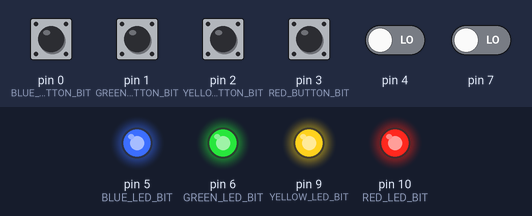
Bench run of a sketch on a simulated Arduino Uno, built with avr-gcc and run on an emulated ATmega328P. Shown: output pins drawn as LEDs (lit = HIGH). Dashed ring = blinking. The inputs (shaded band) are chosen by the test bench; at power-on: pin 0 (BLUE_BUTTON_BIT), pin 1 (GREEN_BUTTON_BIT), pin 2 (YELLOW_BUTTON_BIT), pin 3 (RED_BUTTON_BIT) HIGH, pin 4, pin 7 LOW.

Above: at 0.01 s.
At 1.4 s:
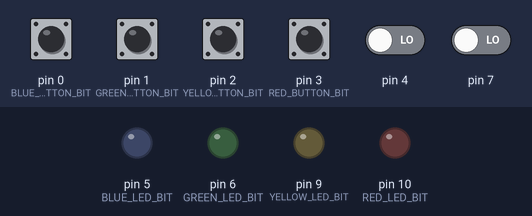
1.5 s: pin 0 (BLUE_BUTTON_BIT) pulled LOW for 0.15 s
At 1.9 s:
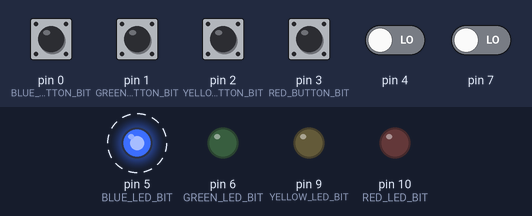
Timing chart, 0 to 12.5 s (numbered marks = the images above; inputs shaded):
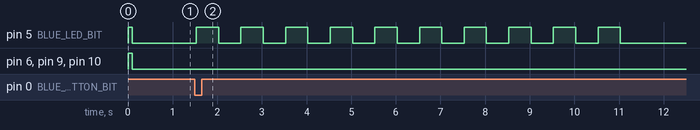

The sketch:

FourLEDsSequencingSRF.ino
```cpp
//output ports and bits
#define RED_LED_PORT PORTB
#define RED_LED_BIT 2
#define YELLOW_LED_PORT PORTB
#define YELLOW_LED_BIT 1
#define GREEN_LED_PORT PORTD
#define GREEN_LED_BIT 6
#define BLUE_LED_PORT PORTD
#define BLUE_LED_BIT 5

//input port, pin reg, bits
#define RED_BUTTON_REGPORT PORTD
#define RED_BUTTON_BIT 3
#define RED_BUTTON_PINREG PIND
#define YELLOW_BUTTON_REGPORT PORTD
#define YELLOW_BUTTON_BIT 2
#define YELLOW_BUTTON_PINREG PIND
#define GREEN_BUTTON_REGPORT PORTD
#define GREEN_BUTTON_BIT 1
#define GREEN_BUTTON_PINREG PIND
#define BLUE_BUTTON_REGPORT PORTD
#define BLUE_BUTTON_BIT 0
#define BLUE_BUTTON_PINREG PIND

#define PRESSED				0
#define UNPRESSED			1

uint8_t	 BlueState = HIGH;
uint8_t  lastBlueState = HIGH;
uint8_t	 GreenState = HIGH;
uint8_t  lastGreenState = HIGH;

int LEDindex = 0;
uint8_t savedLEDs[10] = {BLUE_LED_BIT,
                         BLUE_LED_BIT,
                         BLUE_LED_BIT,
                         BLUE_LED_BIT,
                         BLUE_LED_BIT,
                         BLUE_LED_BIT,
                         BLUE_LED_BIT,
                         BLUE_LED_BIT,
                         BLUE_LED_BIT,
                         BLUE_LED_BIT};


volatile uint32_t	MainEventFlags = 0;
#define Flag_BUTTON_RED		0x01
#define Flag_BUTTON_YELLOW	0x02
#define Flag_BUTTON_GREEN		0x04
#define Flag_BUTTON_BLUE	0x08


volatile uint8_t portdhistory = 0xFF;

void setup()
{
  //pinModes outputs
  DDRB = _BV(RED_LED_BIT) | _BV(YELLOW_LED_BIT);  //red yellow
  DDRD = _BV(GREEN_LED_BIT) | _BV(BLUE_LED_BIT); //green blue
 //all pins set as inputs if not outputs
 //enable pullup resistors
  RED_BUTTON_REGPORT |= _BV(RED_LED_BIT);
  YELLOW_BUTTON_REGPORT |= _BV(YELLOW_LED_BIT);
  GREEN_BUTTON_REGPORT |= _BV(GREEN_LED_BIT);
  BLUE_BUTTON_REGPORT |= _BV(BLUE_LED_BIT);


  //attachInterrupt(digitalPinToInterrupt(BUTTON_YELLOW), yellow_ButtonISR, FALLING);
  //attachInterrupt(digitalPinToInterrupt(BUTTON_RED), red_ButtonISR, FALLING);
  //EICRA = 0x0A; //Set INT) & INT1 to falling interrupts
  //EICRA = _BV(ISC11) | _BV(ISC01); //Set INT) & INT1 to falling interrupts
  //EIMSK = 0x03; //turrns on INT1 and INT0
  //EIMSK = _BV(INT0) | _BV(INT1);

  PCICR = _BV(PCIE2);   //enable pin change innerupt for port D
  //PCMSK2 = 0x0F;    //RD0-RD3 intterupts
  PCMSK2 = _BV(PCINT19) | _BV(PCINT18) | _BV(PCINT17) | _BV(PCINT16);
  sei();    //turn on interrupts globaly

  GREEN_LED_PORT |= _BV(GREEN_LED_BIT);
  RED_LED_PORT |= _BV(RED_LED_BIT);
  YELLOW_LED_PORT |= _BV(YELLOW_LED_BIT);
  BLUE_LED_PORT |= _BV(BLUE_LED_BIT);
  delay(100);
  GREEN_LED_PORT &= ~_BV(GREEN_LED_BIT);
  RED_LED_PORT &= ~_BV(RED_LED_BIT);
  YELLOW_LED_PORT &= ~_BV(YELLOW_LED_BIT);
  BLUE_LED_PORT &= ~_BV(BLUE_LED_BIT);
  delay(100);


}

void showFeedback(){
  if(bit_is_clear(RED_BUTTON_PINREG,RED_BUTTON_BIT)){
    RED_LED_PORT |= _BV(RED_LED_BIT);
  }else{
    RED_LED_PORT &= ~_BV(RED_LED_BIT);
  }
  if(bit_is_clear(YELLOW_BUTTON_PINREG,YELLOW_BUTTON_BIT)){
    YELLOW_LED_PORT |= _BV(YELLOW_LED_BIT);
  }else{
    YELLOW_LED_PORT &= ~_BV(YELLOW_LED_BIT);
  }
  if(bit_is_clear(GREEN_BUTTON_PINREG,GREEN_BUTTON_BIT)){
    GREEN_LED_PORT |= _BV(GREEN_LED_BIT);
  }else{
    GREEN_LED_PORT &= ~_BV(GREEN_LED_BIT);
  }
  if(bit_is_clear(BLUE_BUTTON_PINREG,BLUE_BUTTON_BIT)){
    BLUE_LED_PORT |= _BV(BLUE_LED_BIT);
  }else{
    BLUE_LED_PORT &= ~_BV(BLUE_LED_BIT);
  }
  delay(50);
}

void oldtemptestloop(){
//temp loop
  RED_LED_PORT |= _BV(RED_LED_BIT);
  YELLOW_LED_PORT |= _BV(YELLOW_LED_BIT);
  GREEN_LED_PORT |= _BV(GREEN_LED_BIT);
  BLUE_LED_PORT |= _BV(BLUE_LED_BIT);
  delay(1000);
  RED_LED_PORT &= ~_BV(RED_LED_BIT);
  YELLOW_LED_PORT &= ~_BV(YELLOW_LED_BIT);
  GREEN_LED_PORT &= ~_BV(GREEN_LED_BIT);
  BLUE_LED_PORT &= ~_BV(BLUE_LED_BIT);
  delay(1000);
}

void loop()
{

  //showFeedback();


  if(MainEventFlags & Flag_BUTTON_RED){
  	delay(30);
    MainEventFlags &= ~Flag_BUTTON_RED;
    if(bit_is_clear(RED_BUTTON_PINREG,RED_BUTTON_BIT)){
      //Do the action
      addLED(RED_LED_BIT);
  	}
  }


  if(MainEventFlags & Flag_BUTTON_YELLOW){
  	delay(30);
    MainEventFlags &= ~Flag_BUTTON_YELLOW;
    if(bit_is_clear(YELLOW_BUTTON_PINREG, YELLOW_BUTTON_BIT)){
      //Do the action
      addLED(YELLOW_LED_BIT);
  	}
  }
  if(MainEventFlags & Flag_BUTTON_GREEN){
  	delay(30);
    MainEventFlags &= ~Flag_BUTTON_GREEN;
    if(bit_is_clear(GREEN_BUTTON_PINREG, GREEN_BUTTON_BIT)){
      //Do the action
      addLED(GREEN_LED_BIT);
  	}
  }

  if(MainEventFlags & Flag_BUTTON_BLUE){
  	delay(30);
    MainEventFlags &= ~Flag_BUTTON_BLUE;
    if(bit_is_clear(BLUE_BUTTON_PINREG, BLUE_BUTTON_BIT)){
      //Do the action
      runLEDs(); //old code previously here being moved to a function
      //addLED(YELLOW_LED);
  	}
  }


}

void runLEDs(){
  for (int i = 0; i < sizeof(savedLEDs); i++){
    uint8_t activeLED = savedLEDs[i];
    if(activeLED == RED_LED_BIT || activeLED == YELLOW_LED_BIT){
      RED_LED_PORT |= _BV(activeLED);
    }else{
      GREEN_LED_PORT |= _BV(activeLED);
    }
    delay(500);
    if(activeLED == RED_LED_BIT || activeLED == YELLOW_LED_BIT){
      RED_LED_PORT &= ~_BV(activeLED);
    }else{
      GREEN_LED_PORT &= ~_BV(activeLED);
    }
    delay(500);
    savedLEDs[i] = BLUE_LED_BIT;
  }
  LEDindex = 0;
}

void addLED(uint8_t LEDtoAdd){
  if(LEDindex < sizeof(savedLEDs)){
    savedLEDs[LEDindex] = LEDtoAdd;
  	LEDindex += 1;
  }

}


ISR(PCINT2_vect){
  uint8_t changedBits;
  changedBits = PIND ^ portdhistory;
  portdhistory = PIND;

  if(changedBits & _BV(RED_BUTTON_BIT)){
    if(bit_is_clear(RED_BUTTON_PINREG,RED_BUTTON_BIT)){
      MainEventFlags |= Flag_BUTTON_RED;
    }
  }
  if(changedBits & _BV(YELLOW_BUTTON_BIT)){
    if(bit_is_clear(YELLOW_BUTTON_PINREG,YELLOW_BUTTON_BIT)){
      MainEventFlags |= Flag_BUTTON_YELLOW;
    }
  }
  if(changedBits & _BV(GREEN_BUTTON_BIT)){
   if(bit_is_clear(GREEN_BUTTON_PINREG,GREEN_BUTTON_BIT)){
      MainEventFlags |= Flag_BUTTON_GREEN;
    }
  }
  if(changedBits & _BV(BLUE_BUTTON_BIT)){
    if(bit_is_clear(BLUE_BUTTON_PINREG,BLUE_BUTTON_BIT)){
      MainEventFlags |= Flag_BUTTON_BLUE;
    }
  }

}
```

Measured:
- after the input at 1.5 s, pin 5 (BLUE_LED_BIT): alternates HIGH for 0.50 s and LOW for 0.50 s, 20 changes in all, then stays LOW, starting at once
